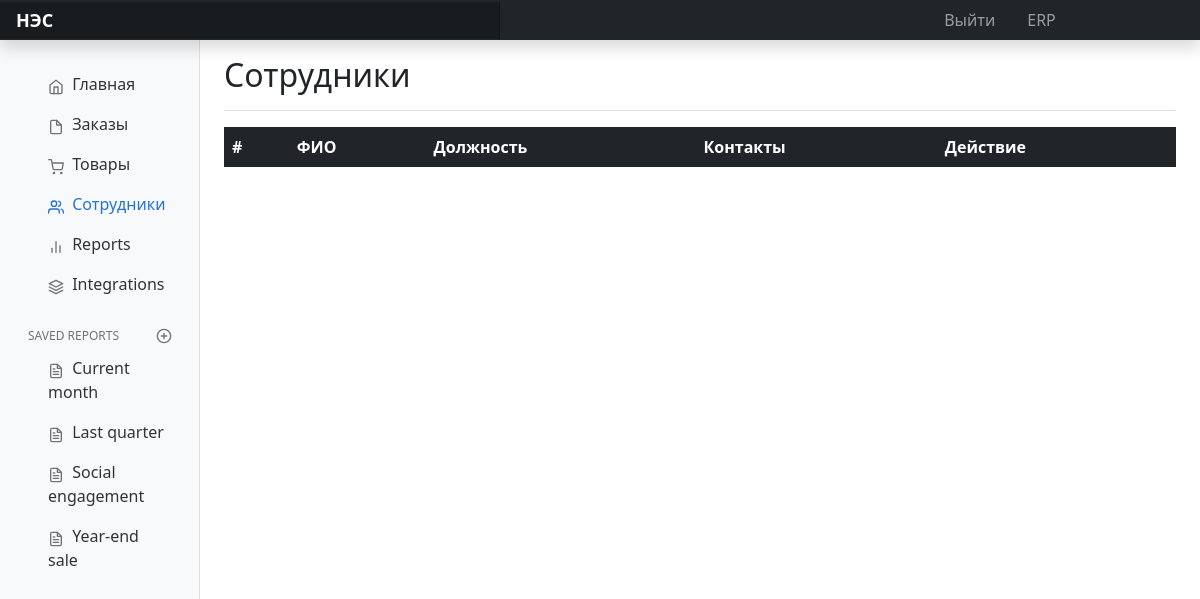
/customers/ (signed in), run on an earlier commit of the app's database.
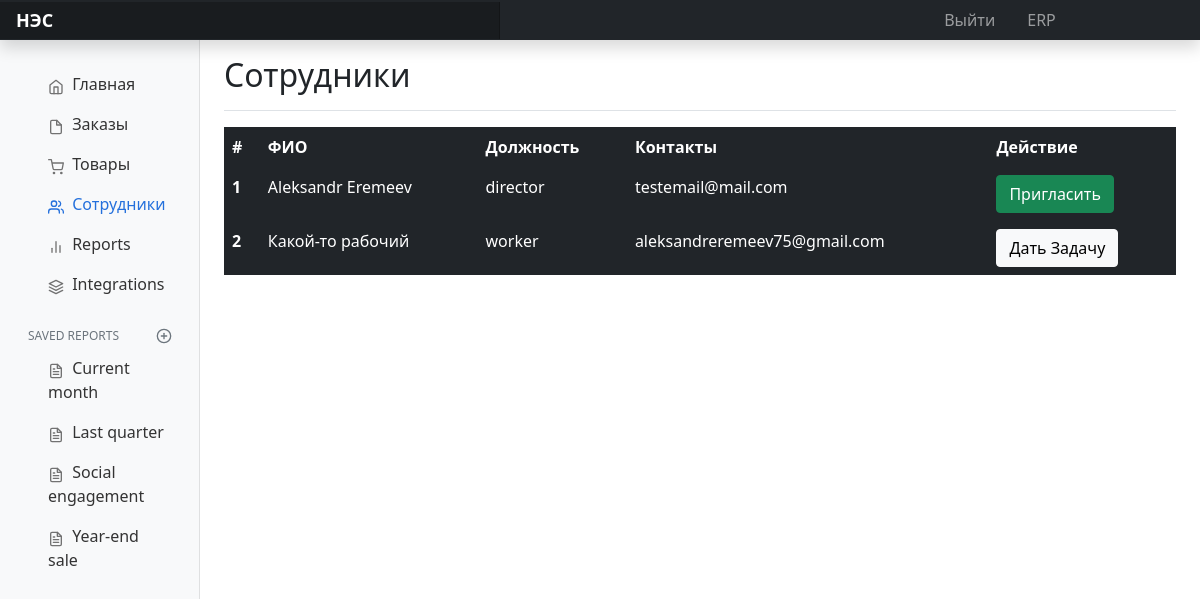
And on a later commit of the database.
### erp/models/CustomUser.py (models this page shows, shortened)
class CustomUser(AbstractBaseUser, PermissionsMixin):
    email = models.EmailField(unique=True)
    first_name = models.CharField(max_length=30)
    last_name = models.CharField(max_length=30)
    is_active = models.BooleanField(default=True)
    is_staff = models.BooleanField(default=False)
    factory = models.ForeignKey(Factory, on_delete=models.CASCADE, null=True, blank=True)
    ROLE_CHOICES = (
        ('director', 'Директор'),
        ('worker', 'Рабочий'),
    )
    role = models.CharField(max_length=20, choices=ROLE_CHOICES, default='worker')
    subordinates = models.ManyToManyField('self', symmetrical=False, blank=True)
    objects = CustomUserManager()
    USERNAME_FIELD = 'email'
    REQUIRED_FIELDS = ['first_name', 'last_name']
    def get_full_name(self):
        return f"{self.first_name} {self.last_name}"
    class Meta:
        permissions = (("can_view_custom_user", "Can view custom user"),)
        swappable = "AUTH_USER_MODEL"

### erp/views.py (the view)
# urls.py: path("customers/", views.customers, name='customers'),
def customers(request):
    user = request.user
    return render(request,'erp/erpCustomers.html',{'user': user})

### erp/templates/erp/erpCustomers.html (shortened to what the changed rows need)
{% extends 'base.html' %}
{% load static %}
{% block link %}
<link rel="stylesheet" href="{% static 'erp/css/nes_ani.css' %}">
<link rel="stylesheet" href="{% static 'erp/css/erpCustomers.css' %}">
<link rel="stylesheet" href="https://cdn.plot.ly/plotly-latest.min.css">
<link href="https://cdn.jsdelivr.net/npm/bootstrap@5.0.2/dist/css/bootstrap.min.css" rel="stylesheet">
{% endblock %}
{% block content %}
<main>
    <div class="container-fluid">
        <div class="row">
          <main class="col-md-9 ms-sm-auto col-lg-10 px-md-4">
            <div class="d-flex justify-content-between flex-wrap flex-md-nowrap align-items-center pt-3 pb-2 mb-3 border-bottom">
              <h1 class="h2">Сотрудники</h1>
            </div>
            <div class="bd-example">
        <table class="table table-dark table-borderless">
          <thead>
          <tr>
            <th scope="col">#</th>
            <th scope="col">ФИО</th>
            <th scope="col">Должность</th>
            <th scope="col">Контакты</th>
            <th scope="col">Действие</th>
          </tr>
          </thead>
          <tbody>
          {% for subordinate in user.subordinates.all %}
              <tr>
                  <th scope="row">{{ forloop.counter }}</th>
                  <td>{{ subordinate.get_full_name }}</td>
                  <td>{{ subordinate.role }}</td>
                  <td>{{ subordinate.email }}</td>
                  <td>
                      {% if subordinate.role == 'director' %}
                          <button class="btn btn-success">Пригласить</button>
                      {% else %}
                         <button class="btn btn-light" onclick="toggleTaskForm('{{ forloop.counter }}', '{{ subordinate.get_full_name }}')">Дать Задачу</button>
            {% endif %}
                  </td>
              </tr>
          {% endfor %}
          </tbody>
        </table>
        </div>
          </main>
        </div>
      </div>
        </body>
{% endblock %}

What changed in the data, as far as the page shows it:
now on this page (row unchanged): CustomUser: get_full_name "Aleksandr Eremeev", role "director", email "testemail@mail.com", shows "Пригласить"
now on this page (row edited): CustomUser: get_full_name "Какой-то рабочий", role "worker", email "aleksandreremeev75@gmail.com"
